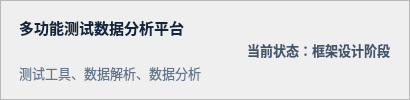
     <widget class="QFrame" name="headerFrame">
      <property name="frameShape">
       <enum>QFrame::Shape::StyledPanel</enum>
      </property>
      <layout class="QHBoxLayout" name="horizontalLayout_6">
       <property name="leftMargin">
        <number>18</number>
       </property>
       <property name="topMargin">
        <number>6</number>
       </property>
       <property name="rightMargin">
        <number>18</number>
       </property>
       <property name="bottomMargin">
        <number>6</number>
       </property>
       <item>
        <layout class="QVBoxLayout" name="verticalLayout_9">
         <item>
          <widget class="QLabel" name="titleLabel">
           <property name="styleSheet">
            <string notr="true">font-size: 15px; font-weight: 600; color: #12263f;</string>
           </property>
           <property name="text">
            <string>多功能测试数据分析平台</string>
           </property>
          </widget>
         </item>
         <item>
          <widget class="QLabel" name="subTitleLabel">
           <property name="styleSheet">
            <string notr="true">font-size: 13px; color: #63768c;</string>
           </property>
           <property name="text">
            <string>测试工具、数据解析、数据分析</string>
           </property>
          </widget>
         </item>
        </layout>
       </item>
       <item>
        <spacer name="horizontalSpacer_3">
         <property name="orientation">
          <enum>Qt::Orientation::Horizontal</enum>
         </property>
         <property name="sizeHint" stdset="0">
          <size>
           <width>40</width>
           <height>20</height>
          </size>
         </property>
        </spacer>
       </item>
       <item>
        <widget class="QLabel" name="headerStatusLabel">
         <property name="styleSheet">
          <string notr="true">font-size: 13px; color: #42556d; font-weight: 600;</string>
         </property>
         <property name="text">
          <string>当前状态：框架设计阶段</string>
         </property>
        </widget>
       </item>
      </layout>
     </widget>
